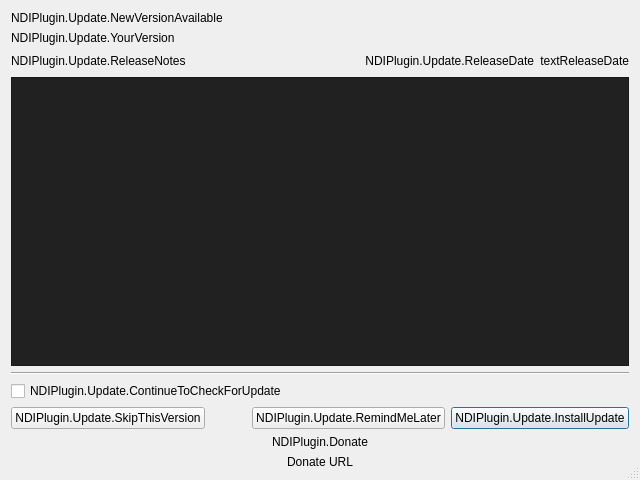
<?xml version="1.0" encoding="UTF-8"?>
<!--
/******************************************************************************
	Copyright (C) 2016-2024 DistroAV <distroav@distroav.org>

	This program is free software; you can redistribute it and/or
	modify it under the terms of the GNU General Public License
	as published by the Free Software Foundation; either version 2
	of the License, or (at your option) any later version.

	This program is distributed in the hope that it will be useful,
	but WITHOUT ANY WARRANTY; without even the implied warranty of
	MERCHANTABILITY or FITNESS FOR A PARTICULAR PURPOSE.  See the
	GNU General Public License for more details.

	You should have received a copy of the GNU General Public License
	along with this program; if not, see <https://www.gnu.org/licenses/>.
******************************************************************************/
-->
<ui version="4.0">
 <class>PluginUpdate</class>
 <widget class="QDialog" name="PluginUpdate">
  <property name="windowModality">
   <enum>Qt::NonModal</enum>
  </property>
  <property name="geometry">
   <rect>
    <x>0</x>
    <y>0</y>
    <width>640</width>
    <height>480</height>
   </rect>
  </property>
  <property name="minimumSize">
   <size>
    <width>640</width>
    <height>480</height>
   </size>
  </property>
  <property name="baseSize">
   <size>
    <width>640</width>
    <height>480</height>
   </size>
  </property>
  <property name="windowTitle">
   <string>Updater.Title</string>
  </property>
  <property name="sizeGripEnabled">
   <bool>true</bool>
  </property>
  <layout class="QVBoxLayout" name="verticalLayout">
   <item>
    <widget class="QLabel" name="labelVersionNew">
     <property name="text">
      <string>NDIPlugin.Update.NewVersionAvailable</string>
     </property>
     <property name="textFormat">
      <enum>Qt::RichText</enum>
     </property>
    </widget>
   </item>
   <item>
    <widget class="QLabel" name="labelVersionYours">
     <property name="text">
      <string>NDIPlugin.Update.YourVersion</string>
     </property>
     <property name="textFormat">
      <enum>Qt::RichText</enum>
     </property>
    </widget>
   </item>
   <item>
    <layout class="QHBoxLayout" name="horizontalLayoutReleaseNotesHeader">
     <item>
      <widget class="QLabel" name="labelReleaseNotes">
       <property name="text">
        <string>NDIPlugin.Update.ReleaseNotes</string>
       </property>
       <property name="textFormat">
        <enum>Qt::RichText</enum>
       </property>
      </widget>
     </item>
     <item>
      <spacer>
       <property name="orientation">
        <enum>Qt::Horizontal</enum>
       </property>
       <property name="sizeHint" stdset="0">
        <size>
         <width>40</width>
         <height>20</height>
        </size>
       </property>
      </spacer>
     </item>
     <item>
      <widget class="QLabel" name="labelReleaseDate">
       <property name="text">
        <string>NDIPlugin.Update.ReleaseDate</string>
       </property>
       <property name="alignment">
        <set>Qt::AlignRight|Qt::AlignTrailing|Qt::AlignVCenter</set>
       </property>
      </widget>
     </item>
     <item>
      <widget class="QLabel" name="textReleaseDate">
       <property name="text">
        <string>textReleaseDate</string>
       </property>
       <property name="alignment">
        <set>Qt::AlignRight|Qt::AlignTrailing|Qt::AlignVCenter</set>
       </property>
      </widget>
     </item>
    </layout>
   </item>
   <item>
    <widget class="QTextBrowser" name="textReleaseNotes">
     <property name="styleSheet">
      <string notr="true">background: #212121; padding: 8px;</string>
     </property>
     <property name="readOnly">
      <bool>true</bool>
     </property>
     <property name="markdown">
      <string/>
     </property>
     <property name="html">
      <string>&lt;!DOCTYPE HTML PUBLIC &quot;-//W3C//DTD HTML 4.0//EN&quot; &quot;http://www.w3.org/TR/REC-html40/strict.dtd&quot;&gt;
&lt;html&gt;&lt;head&gt;&lt;meta name=&quot;qrichtext&quot; content=&quot;1&quot; /&gt;&lt;meta charset=&quot;utf-8&quot; /&gt;&lt;style type=&quot;text/css&quot;&gt;
p, li { white-space: pre-wrap; }
hr { height: 1px; border-width: 0; }
li.unchecked::marker { content: &quot;\2610&quot;; }
li.checked::marker { content: &quot;\2612&quot;; }
&lt;/style&gt;&lt;/head&gt;&lt;body style=&quot; font-family:'.AppleSystemUIFont'; font-size:13pt; font-weight:400; font-style:normal;&quot;&gt;
&lt;p style=&quot;-qt-paragraph-type:empty; margin-top:0px; margin-bottom:0px; margin-left:0px; margin-right:0px; -qt-block-indent:0; text-indent:0px;&quot;&gt;&lt;br /&gt;&lt;/p&gt;&lt;/body&gt;&lt;/html&gt;</string>
     </property>
     <property name="openExternalLinks">
      <bool>true</bool>
     </property>
    </widget>
   </item>
   <item>
    <widget class="Line" name="line">
     <property name="orientation">
      <enum>Qt::Horizontal</enum>
     </property>
    </widget>
   </item>
   <item>
    <widget class="QCheckBox" name="checkBoxAutoCheckForUpdates">
     <property name="text">
      <string>NDIPlugin.Update.ContinueToCheckForUpdate</string>
     </property>
    </widget>
   </item>
   <item>
    <layout class="QHBoxLayout" name="horizontalLayoutButtonBox">
     <item>
      <widget class="QPushButton" name="buttonSkipThisVersion">
       <property name="text">
        <string>NDIPlugin.Update.SkipThisVersion</string>
       </property>
      </widget>
     </item>
     <item>
      <spacer>
       <property name="orientation">
        <enum>Qt::Horizontal</enum>
       </property>
       <property name="sizeHint" stdset="0">
        <size>
         <width>40</width>
         <height>20</height>
        </size>
       </property>
      </spacer>
     </item>
     <item>
      <widget class="QPushButton" name="buttonRemindMeLater">
       <property name="text">
        <string>NDIPlugin.Update.RemindMeLater</string>
       </property>
      </widget>
     </item>
     <item>
      <widget class="QPushButton" name="buttonInstallUpdate">
       <property name="text">
        <string>NDIPlugin.Update.InstallUpdate</string>
       </property>
       <property name="default">
        <bool>true</bool>
       </property>
      </widget>
     </item>
    </layout>
   </item>
   <item>
    <layout class="QVBoxLayout" name="horizontalLayoutDonate">
     <item>
      <widget class="QLabel" name="labelDonate">
       <property name="text">
        <string>NDIPlugin.Donate</string>
       </property>
       <property name="alignment">
        <set>Qt::AlignCenter</set>
       </property>
      </widget>
     </item>
     <item>
      <widget class="QLabel" name="labelDonateUrl">
       <property name="text">
        <string>Donate URL</string>
       </property>
       <property name="alignment">
        <set>Qt::AlignCenter</set>
       </property>
       <property name="openExternalLinks">
        <bool>true</bool>
       </property>
       <property name="textInteractionFlags">
        <set>Qt::LinksAccessibleByKeyboard|Qt::LinksAccessibleByMouse</set>
       </property>
      </widget>
     </item>
    </layout>
   </item>
  </layout>
 </widget>
 <resources/>
 <connections/>
</ui>
